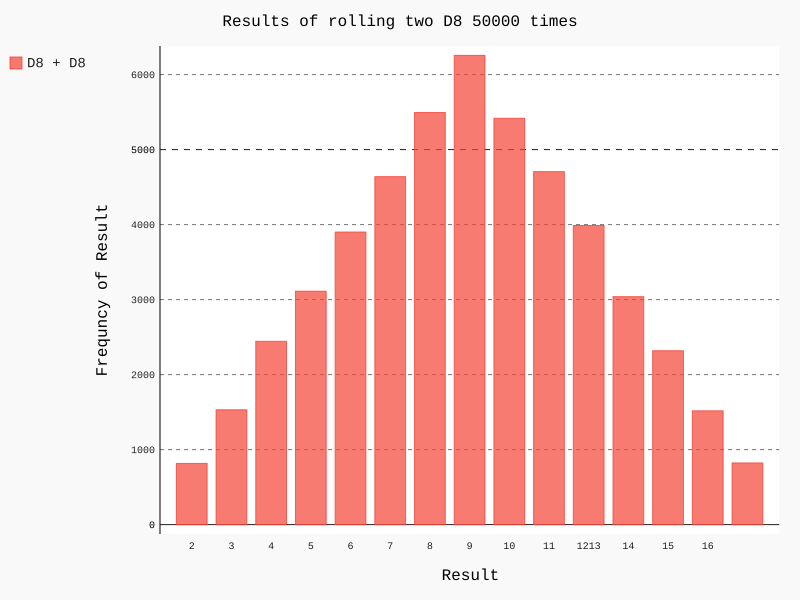

Here is the Python script that generated this plot:
import pygal
from die import Die

# Creating two D8
die_1 = Die(8)
die_2 = Die(8)

# Make some rolls, and store results in a list
results = []

for roll_num in range(50000):
    result = die_1.roll() + die_2.roll()
    results.append(result)

# Analyzing results
frequencies = []
max_result = die_1.num_sides + die_2.num_sides
for value in range(2, max_result+1):
    frequency = results.count(value)
    frequencies.append(frequency)

# Visualize the results
hist = pygal.Bar()

hist.title = "Results of rolling two D8 50000 times"
hist.x_labels = ['2', '3', '4', '5', '6', '7', '8', '9', '10', '11', '12'
    '13', '14', '15', '16']
hist.x_title = "Result"
hist.y_title = "Frequncy of Result"

hist.add('D8 + D8', frequencies)
hist.render_to_file('die_visual.svg')
